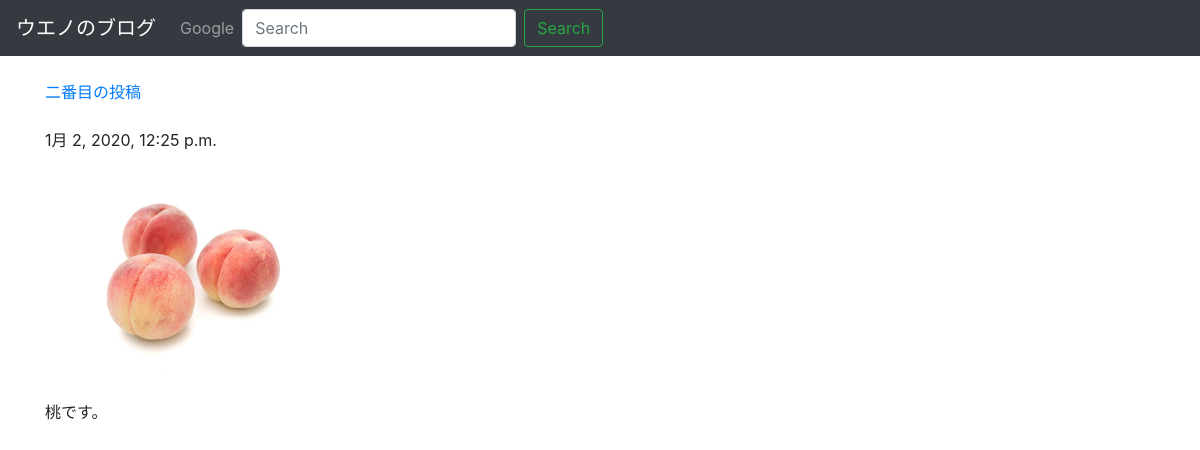
Page /posts/2/ on the committed database.
### posts/models.py (models this page shows, shortened)
class Post(models.Model):
    title = models.CharField(max_length=100)
    published = models.DateTimeField()
    image = models.ImageField(upload_to='media/')
    body = models.TextField()

### posts/views.py (the view)
# urls.py: url(r'^posts/(?P<post_id>[0-9]+)/$', views.post_detail, name='post_detail'),
def post_detail(request, post_id):
    post = get_object_or_404(Post, pk=post_id)
    return render(request, 'posts/post_detail.html', { 'post': post })

### posts/templates/posts/post_detail.html (shortened to what this page needs)
<!DOCTYPE html>
<html lang = "ja-ja">
<head>
    <link rel="stylesheet" href="https://stackpath.bootstrapcdn.com/bootstrap/4.4.1/css/bootstrap.min.css">
</head>
<body>
<nav class="navbar navbar-expand-lg navbar-dark bg-dark">
    <a class="navbar-brand" href="/posts/">ウエノのブログ</a>
    <div class="collapse navbar-collapse" id="navbarNav">
        <ul class="navbar-nav">
        <li class="nav-item">
            <a class="nav-link" href="https://www.google.com">Google</a>
        </li>
        </ul>
        <form class="form-inline">
            <input class="form-control mr-sm-2" type="search" placeholder="Search" aria-label="Search">
            <button class="btn btn-outline-success my-2 my-sm-0" type="submit">Search</button>
        </form>
    </div>
    </nav>
<div class="container">
<br />
    <a href = "{% url 'post_detail' post.id %}" >{{ post.title }}</a>
    <br /><br />
    {{ post.published }}
    <br /><br />
    <img src="{{ post.image.url }}" class="img-fluid rounded" style="max-height: 200px;"/>
    <br /><br />
    {{ post.body }}
    <br /><br />
</div>
</body>
</html>

### rows in the picture
Post: title "二番目の投稿", published "1月 2, 2020, 12:25 p.m.", image (picture), body "桃です。"
